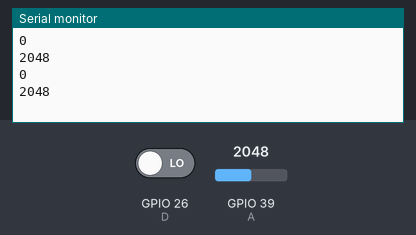
A sketch run on a simulated ESP32. On the bench: the last lines printed to the serial monitor. Inputs (shaded band) come from the test bench; at power-on: GPIO 26 (D) LOW, GPIO 39 (A) = 2048.

Above: at 1.8 s.
1.9 s: GPIO 26 (D) driven HIGH
4.5 s: GPIO 39 (A) set to 2866
At 5.5 s:
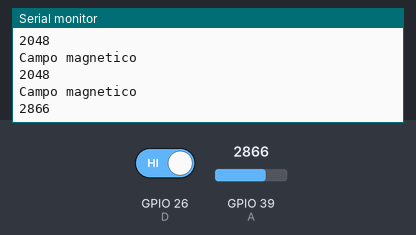
6.0 s: GPIO 39 (A) set to 3603
At 6.8 s:
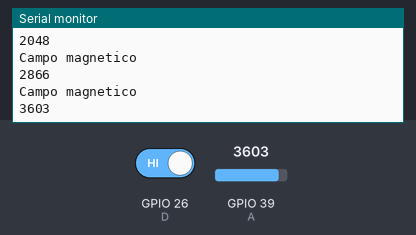
Timing chart, 0 to 9.0 s (numbered marks = the images above; inputs shaded):
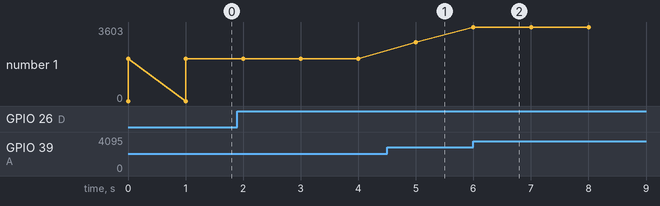

Measured:
- after the input at 4.5 s, the serial monitor: prints a new line after 0.50 s (image 1)
- after the input at 6.0 s, the serial monitor: prints a new line at once (image 2)
- plotted number 1: 2048 → 2866 after the input at 4.5 s, 2866 → 3603 after the input at 6.0 s

The sketch:

Hall.ino
```cpp
int D = 26;
int A = 39;
int ValueD;
int ValueA;
void setup ()
{
  pinMode (D, INPUT);
  Serial.begin(9600);
}
void loop ()
{
  ValueD = digitalRead(D) ;
  if (ValueD == HIGH)
  {
    Serial.println ("Campo magnetico");
  }
  else
  {
    Serial.println ("0");
  }
  ValueA = analogRead(A);
  Serial.println(ValueA);
  delay(1000);
}
```
